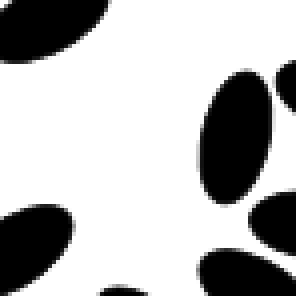
#> input picture inclusion_patch_figs_demo/patch_0.png, 74 x 74 px, given in place of microstructure.png, which was not available (shown 4 times larger)
$ jupyter execute patch.ipynb
#> lines starting #> are read from the running program, lines starting #| are printed output that depends on the picture; pictures that were not available may be replaced by others from this repository, and a replacement may not be noted
[cell 1]
from PIL import Image
import numpy as np

# 打開圖片
img = Image.open(r'D:\2d_composite_mesh_generator\inclusion_train_100k\mesh0dir/microstructure.png')
#> img is the input picture: PIL image 74x74 RGBA; mean R, G, B, A 183.5, 183.5, 183.5, 255

# 轉換為 numpy array
img_array = np.array(img)

# 設定 patch 大小，這裡假設輸入圖片是正方形
patch_size = img_array.shape[0] // 3
#> patch_size = 24

# 開始進行 patch 切割
patches = []
for i in range(3):
    for j in range(3):
        patch = img_array[i*patch_size:(i+1)*patch_size, j*patch_size:(j+1)*patch_size]
        patches.append(patch)
#> after the loop, patches = 9 items

# 將每個 patch 存成單獨的圖片
for idx, patch in enumerate(patches):
    patch_img = Image.fromarray(patch)
    patch_img.save(f'D:\Material_mask_autoencoder\inclusion_patch_figs_demo/patch_{idx}.png')
#> this loop made 9 passes
#> pass 1, `patch_img = Image.fromarray(patch)`:
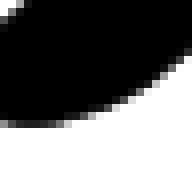
#> patch_img: PIL image 24x24 RGBA (shown 8 times larger); mean R, G, B, A 117.4, 117.4, 117.4, 255
#> pass 2, `patch_img = Image.fromarray(patch)`:
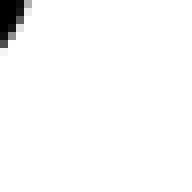
#> patch_img: PIL image 24x24 RGBA (shown 8 times larger); mean R, G, B, A 249.2, 249.2, 249.2, 255
#> pass 3, `patch_img = Image.fromarray(patch)`:
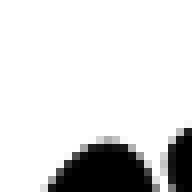
#> patch_img: PIL image 24x24 RGBA (shown 8 times larger); mean R, G, B, A 218.6, 218.6, 218.6, 255
#> after the loop:
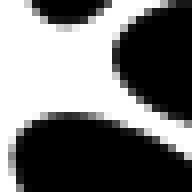
#> patch_img: PIL image 24x24 RGBA (shown 8 times larger); mean R, G, B, A 116.3, 116.3, 116.3, 255

print("Patchfication Finished")

[cell 2]
from PIL import Image, ImageDraw
import numpy as np

# 打開圖片
img = Image.open(r'D:\2d_composite_mesh_generator\inclusion_train_100k\mesh0dir/microstructure.png')

# 轉換為 numpy array
img_array = np.array(img)

# 設定 patch 大小，這裡假設輸入圖片是正方形
patch_size = img_array.shape[0] // 3

# 設定每個 patch 之間的空隙大小
padding = 10

# 計算最終大圖的尺寸，包括 padding 的空間
output_image_size = 3 * patch_size + (3 - 1) * padding
#> output_image_size = 92

# 創建空白的大畫布，設置為 RGBA 格式（透明背景）
output_image = Image.new('RGBA', (output_image_size, output_image_size), (0, 0, 0, 0))
#> output_image: PIL image 92x92 RGBA; every value is 0

# 創建 ImageDraw 對象來畫線
draw = ImageDraw.Draw(output_image)

# 虛線框的線條寬度
line_width = 3
# 虛線的段長（每條線段的長度）
dash_length = 11
# 確保虛線畫在內部邊界
line_offset = line_width // 2

# 開始進行 patch 切割並排入大圖
for i in range(3):
    for j in range(3):
        # 切割出每個 patch
        patch = img_array[i*patch_size:(i+1)*patch_size, j*patch_size:(j+1)*patch_size]

        # 將 patch 轉換為圖片格式
        patch_img = Image.fromarray(patch)

        # 如果原始圖像是 RGB，將其轉換為 RGBA，以便能夠處理透明度
        if patch_img.mode != 'RGBA':
            patch_img = patch_img.convert('RGBA')

        # 計算放置 patch 的位置
        x_offset = j * (patch_size + padding)
        y_offset = i * (patch_size + padding)

        # 將 patch 貼到大圖上
        output_image.paste(patch_img, (x_offset, y_offset), patch_img)
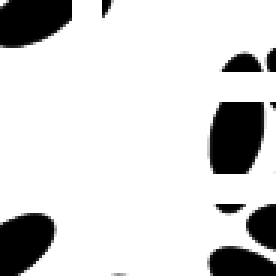
#> output_image: PIL image 92x92 RGBA (shown 3 times larger); mean R, G, B, A 114, 114, 114, 156.2; transparent parts drawn white


# 存儲最終的排好序並帶有虛線框和透明背景的圖片
output_image.save(r'D:\Material_mask_autoencoder\inclusion_patch_figs_demo\combined_image_with_dashed_border_aligned.png', 'PNG')

print("Patchfication Finished with Dashed Borders and Aligned")

[cell 3]
from PIL import Image, ImageDraw
import numpy as np

# 打開圖片
img = Image.open(r'D:\2d_composite_mesh_generator\inclusion_train_100k\mesh0dir/microstructure.png')

# 轉換為 numpy array
img_array = np.array(img)

# 設定 patch 大小，這裡假設輸入圖片是正方形
patch_size = img_array.shape[0] // 3

# 設定每個 patch 之間的空隙大小
padding = 10

# 計算最終大圖的尺寸，包括 padding 的空間
output_image_size = 3 * patch_size + (3 - 1) * padding

# 創建空白的大畫布，設置為 RGBA 格式（透明背景）
output_image = Image.new('RGBA', (output_image_size, output_image_size), (0, 0, 0, 0))

# 創建 ImageDraw 對象來畫線
draw = ImageDraw.Draw(output_image)

# 要 mask 的 patch 位置列表
mask_positions = [(0, 0), (0, 1), (1, 1), (1, 2), (2, 1)]

# 開始進行 patch 切割並排入大圖
for i in range(3):
    for j in range(3):
        # 切割出每個 patch
        patch = img_array[i*patch_size:(i+1)*patch_size, j*patch_size:(j+1)*patch_size]

        # 將 patch 轉換為圖片格式
        patch_img = Image.fromarray(patch)

        # 如果這個位置需要 mask，將其塗成灰色
        if (i, j) in mask_positions:
            # 創建一個和 patch 大小相同的灰色遮罩
            gray_patch = Image.new('RGBA', (patch_size, patch_size), (128, 179, 255, 255))  # 灰色
            patch_img = gray_patch

        # 如果原始圖像是 RGB，將其轉換為 RGBA，以便能夠處理透明度
        if patch_img.mode != 'RGBA':
            patch_img = patch_img.convert('RGBA')

        # 計算放置 patch 的位置
        x_offset = j * (patch_size + padding)
        y_offset = i * (patch_size + padding)

        # 將 patch 貼到大圖上
        output_image.paste(patch_img, (x_offset, y_offset), patch_img)
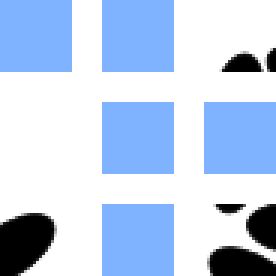
#> output_image: PIL image 92x92 RGBA (shown 3 times larger); mean R, G, B, A 92.2, 109.6, 135.4, 156.2; transparent parts drawn white

# 存儲最終的排好序並帶有虛線框和透明背景的圖片
output_image.save(r'D:\Material_mask_autoencoder\inclusion_patch_figs_demo\combined_image_with_gray_mask.png', 'PNG')

print("Patchfication Finished with Gray Mask")
